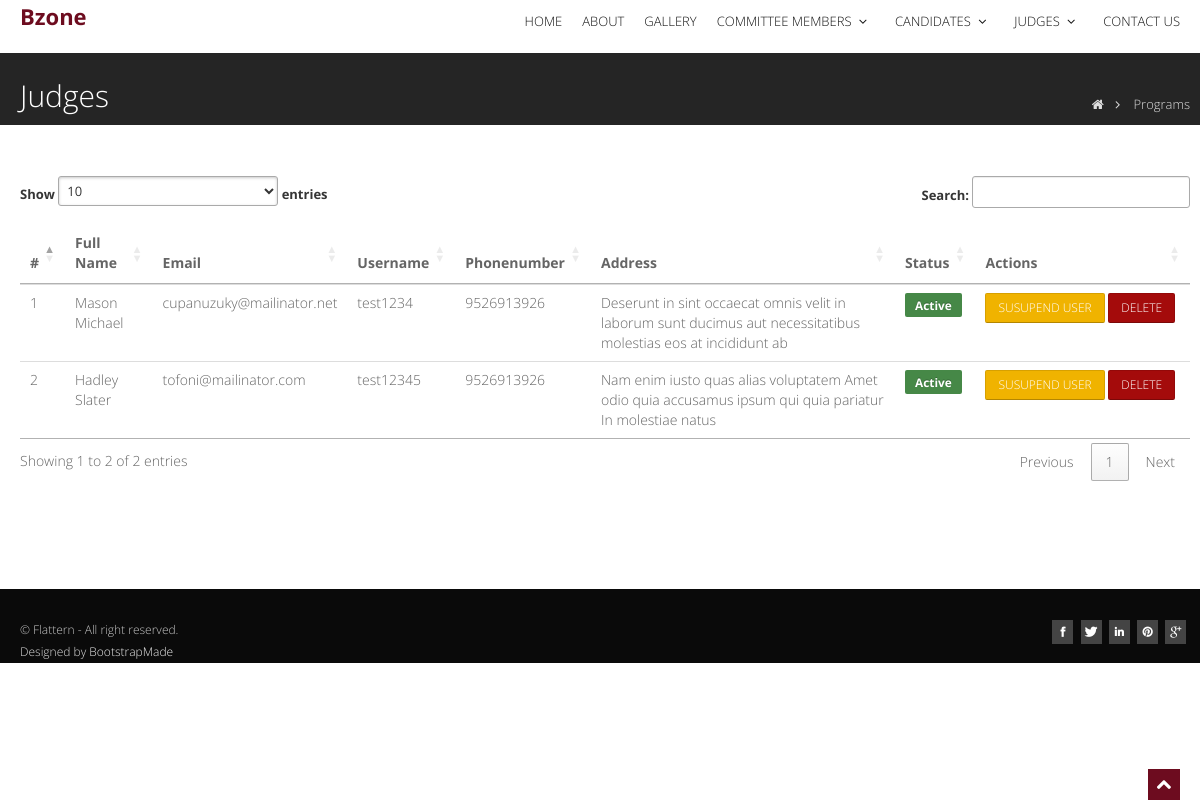
The app's page /committee-members/judges/view with its own data.
### frontend/models.py (models this page shows, shortened)
class Judges(models.Model):
    id = models.AutoField(primary_key=True, null=False)
    name = models.CharField(max_length=100, null=True)
    email = models.CharField(max_length=255, null=True)
    username = models.CharField(max_length=25, null=True)
    password = models.CharField(max_length=255, null=True)
    phone = models.CharField(max_length=15, null=True)
    address = models.TextField(null=True)
    status_choices = [
        ('active', 'Active'),
        ('suspend', 'Suspend'),
    ]
    status = models.CharField(max_length=7, choices=status_choices, default="active")

### frontend/views.py (the view)
# urls.py: path('committee-members/judges/view', views.judges_view, name='cm-dashboard'),
def judges_view(request):
    user_details = Judges.objects.filter().all()
    context = {'user_details': user_details }
    return render(request, 'committee_members_judges.html', context )

### frontend/templates/committee_members_judges.html (shortened to what this page needs)
{% load static %}
{% include "includes/header.html" %}
<section id="inner-headline">
    <div class="container">
        <div class="row">
            <div class="span8">
                <div class="inner-heading">
                    <h2>Judges</h2>
                </div>
            </div>
            <div class="span4">
                <ul class="breadcrumb">
                    <li><a href="#"><i class="icon-home"></i></a><i class="icon-angle-right"></i></li>
                    <li class="active">Programs</li>
                </ul>
            </div>
        </div>
    </div>
</section>
<section id="content">
    <div class="container">
        <div class="row">
            <div class="span12">
                    <div class="span12 align-center">
                    </div>
               <table class="table table-hover">
                                <thead>
                                <tr>
                                    <th scope="col">#</th>
                                    <th scope="col">Full Name</th>
                                    <th scope="col">Email</th>
                                    <th scope="col">Username</th>
                                    <th scope="col">Phonenumber</th>
                                    <th scope="col" >Address</th>
                                    <th scope="col">Status</th>
                                    <th scope="col">Actions</th>
                                </tr>
                                </thead>
                                <tbody>
                                {% for i in user_details %}
                                <tr>
                                    <td>{{ forloop.counter }}</td>
                                    <td>{{ i.name }}</td>
                                    <td>{{ i.email }}</td>
                                    <td>{{ i.username }}</td>
                                    <td>{{ i.phone }}</td>
                                    <td>{{ i.address }}</td>
                                    <td>
                                        {% if i.status == 'active' %}
                                        <span class="badge badge-pill badge-success">Active</span>
                                        {% else %}
                                        <span class="badge badge-pill badge-warning">Suspend</span>
                                        {% endif %}
                                    </td>
                                    <td width="200">
                                        {% if i.status == 'active' %}
                                        <a href="/committee-members/judges/status/{{ i.id }}/suspend"
                                           class="btn btn-warning btn-sm">Susupend User</a>
                                        {% else %}
                                        <a href="/committee-members/judges/status/{{ i.id }}/active"
                                           class="btn btn-success btn-sm">Activate User</a>
                                        {% endif %}
                                        <a href="/committee-members/judges/delete/{{ i.id }}"
                                           class="btn btn-danger btn-sm">Delete</a>
                                    </td>
                                </tr>
                                {% endfor %}
                                </tbody>
                            </table>
            </div>
        </div>
    </div>
</section>
{% include "includes/footer.html" %}

### static/css/style.css (style rules this page uses)
body { font-family: 'Open Sans', Arial, sans-serif; font-size: 14px; font-weight: 300; line-height: 1.6em; color: #656565; }
.container { padding: 0 20px 0 20px; position: relative; }
#content { position: relative; background: #fff; padding: 50px 0 0 0; }
#inner-headline { background: #252525; position: relative; margin: 0; padding: 0; color: #fefefe; }
#inner-headline .inner-heading h2 { color: #fff; margin: 20px 0 0 0; }
#inner-headline ul.breadcrumb { margin: 30px 0 0; float: right; }
#inner-headline ul.breadcrumb li { margin-bottom: 0; padding-bottom: 0; }
#inner-headline ul.breadcrumb li { font-size: 13px; color: #ddd; }
#inner-headline ul.breadcrumb li i { color: #dedede; }
#inner-headline ul.breadcrumb li a { color: #fff; }
.align-center { text-align: center !important; }
.inner-heading h2 { font-size: 30px !important; }

### static/skins/kissme.css (style rules this page uses)
a, a:hover,a:focus,a:active, footer a.text-link:hover, strike, footer ul.link-list li a:hover, .post-meta span a:hover, footer a.text-link, ul.meta-post li a:hover, ul.cat li a:hover, ul.recent li h6 a:hover, ul.portfolio-categ li.active a, ul.portfolio-categ li.active a:hover, ul.portfolio-categ li a:hover,ul.related-post li h4 a:hover, span.highlight,article .post-heading h3 a:hover, .navbar .nav > .active > a,.navbar .nav > .active > a:hover,.navbar .nav > li > a:hover,.navbar .nav > li > a:focus,.navbar .nav > .active > a:focus, .validation { color:#6D0C1F; }

### static/css/overwrite.css (style rules this page uses)
h1, h2, h3, h4, h5, h6 { font-family: 'Open Sans', sans-serif; color:#353535; font-weight:300; line-height:1.5em; margin-top:0; }
h2 { font-size:42px; margin-bottom:22px; }
ul, ol { padding: 0; margin: 0 0 10px 25px; }
li { line-height: 1.6em; }
.btn { font-size: 12px; text-transform:uppercase; text-shadow: none; background-image:none; border-color: none; border-bottom-color: none; -webkit-box-shadow: none; -moz-box-shadow: none; box-shadow: none; }
.btn { outline:0; -webkit-border-radius: 2px; -moz-border-radius: 2px; border-radius: 2px; }
a.btn,.btn:focus { outline:0; }
.btn-warning { background: #F0B300; }
.btn-danger { background: #a40b0b; }
.breadcrumb { float:left; padding:10px 0 10px 0; margin:0; list-style: none; background: none; -webkit-border-radius: 0; -moz-border-radius: 0; border-radius: 0; }
.breadcrumb > li { display: inline-block; *display: inline; text-shadow: none; font-size:12px; *zoom: 1; margin:0; }
.breadcrumb > .active { color: #797979; }
.label, .badge { padding: 5px 10px; }
.badge { -webkit-border-radius: 2px; -moz-border-radius: 2px; border-radius: 2px; }

### records on screen
Judges: name "Mason Michael", email "cupanuzuky@mailinator.net", username "test1234", phone "9526913926", address "Deserunt in sint occaecat omnis velit in laborum sunt ducimus aut necessitatibus molestias eos at incididunt ab", status "Active"
Judges: name "Hadley Slater", email "tofoni@mailinator.com", username "test12345", phone "9526913926", address "Nam enim iusto quas alias voluptatem Amet odio quia accusamus ipsum qui quia pariatur In molestiae natus", status "Active"
